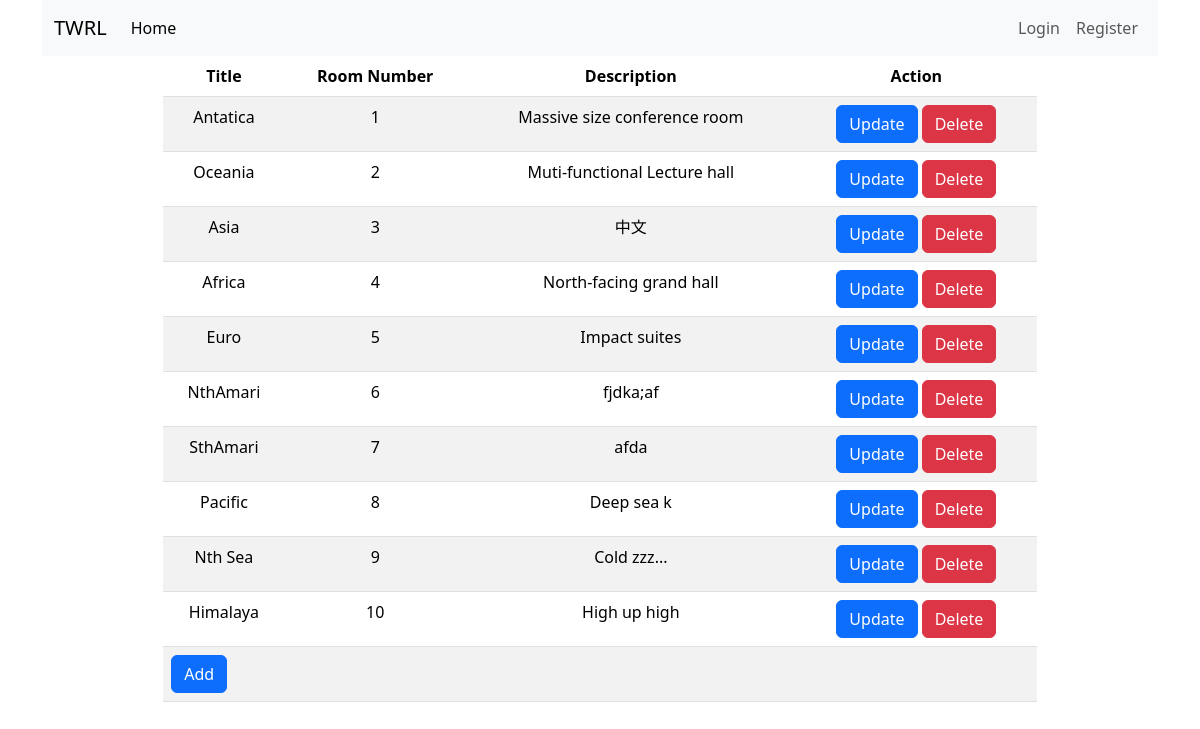
The page /management/roomlist/ on the database its author committed.
### TWRL/models.py (models this page shows, shortened)
class BaseModel(models.Model):
    created_at = models.DateTimeField(auto_now_add=True)
    updated_at = models.DateTimeField(auto_now=True)
    class Meta:
        abstract = True

class Room(BaseModel):
    title = models.CharField(max_length=255)
    room_number = models.IntegerField(unique=True, null=True)
    desc = models.CharField(max_length=255)

### TWRL/views.py (the view)
# urls.py: path("management/roomlist/", ManagementRoomList.as_view(), name='management_room_list'),
class ManagementRoomList(ListView):
    model = Room
    ordering = 'room_number'
    template_name = 'management/roomlist.html'

### Templates/management/roomlist.html (shortened to what this page needs)
{% extends 'BASE.html' %}
{% block content %}
    <div class="container">
        <div class="row">
            <div class="col-12 text-center">
                <table class="table table-striped" style="width:80%; margin: auto;">
                    <thead>
                        <tr>
                            <th scope="col">Title</th>
                            <th scope="col">Room Number</th>
                            <th scope="col">Description</th>
                            <th scope="col">Action</th>
                        </tr>
                    </thead>
                    <tbody>
                        {% for room in object_list %}
                            <tr>
                                <td>{{ room.title }}</td>
                                <td>{{ room.room_number }}</td>
                                <td>{{ room.desc }}</td>
                                <td>
                                    <a href="{% url 'management_room_detail' room.id %}" class="btn btn-primary">Update</a>
                                    <a href="{% url 'management_room_delete' room.id %}" class="btn btn-danger">Delete</a>
                                </td>
                            </tr>
                        {% endfor %}
                            <tr>
                                <td colspan="4" style="text-align: left;">
                                    <a href="{% url 'management_room_create' %}" class="btn btn-primary">Add</a>
                                </td>
                            </tr>
                    </tbody>
                </table>
            </div>
        </div>
    </div>
{% endblock %}

### rows shown on the page
Room: title "Antatica", room_number "1", desc "Massive size conference room"
Room: title "Oceania", room_number "2", desc "Muti-functional Lecture hall"
Room: title "Asia", room_number "3", desc "中文"
Room: title "Africa", room_number "4", desc "North-facing grand hall"
Room: title "Euro", room_number "5", desc "Impact suites"
Room: title "NthAmari", room_number "6", desc "fjdka;af"
Room: title "SthAmari", room_number "7", desc "afda"
Room: title "Pacific", room_number "8", desc "Deep sea k"
Room: title "Nth Sea", room_number "9", desc "Cold zzz..."
Room: title "Himalaya", room_number "10", desc "High up high"
